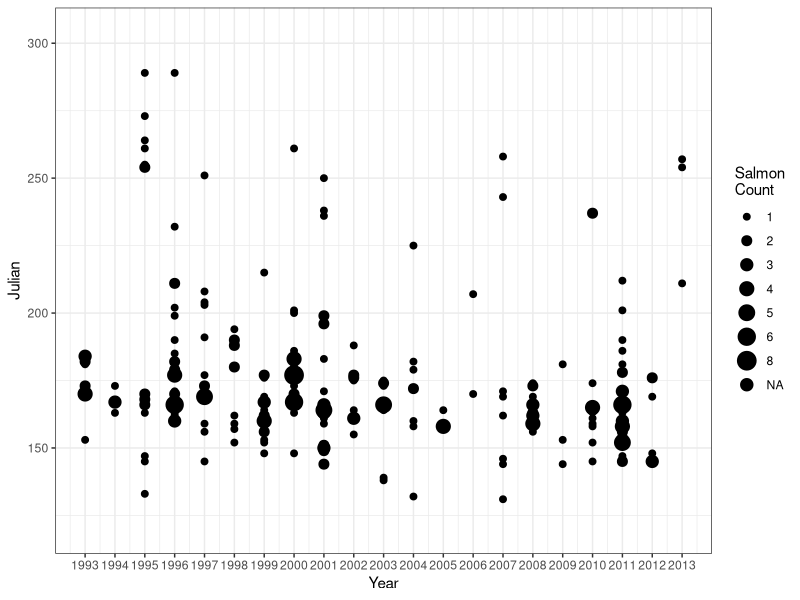

Recreate this plot in R.
#### load libraries
library(tidyr)
library(stringr)
library(ggplot2)

### import data from csv file
salmondata <- read.csv("data.csv",header = TRUE, check.names=TRUE)

## convert from wide to long format
data_long <- gather(salmondata, Year, Count, X1993:X2013)

data_long$Year <- as.numeric(substring(data_long$Year, 2))

# replace 0 with NAs
data_long[data_long ==0] = NA
colnames(data_long)[1] <- "Julian"

## plot data as is
brks <- c(1993:2013)
labs <- brks
ggplot(data_long, aes(Year, Julian, size = factor(Count))) +
  geom_point() + theme_bw() + scale_size_discrete(name="Salmon\nCount") +
  scale_x_continuous(breaks=brks,
                   labels=labs)
